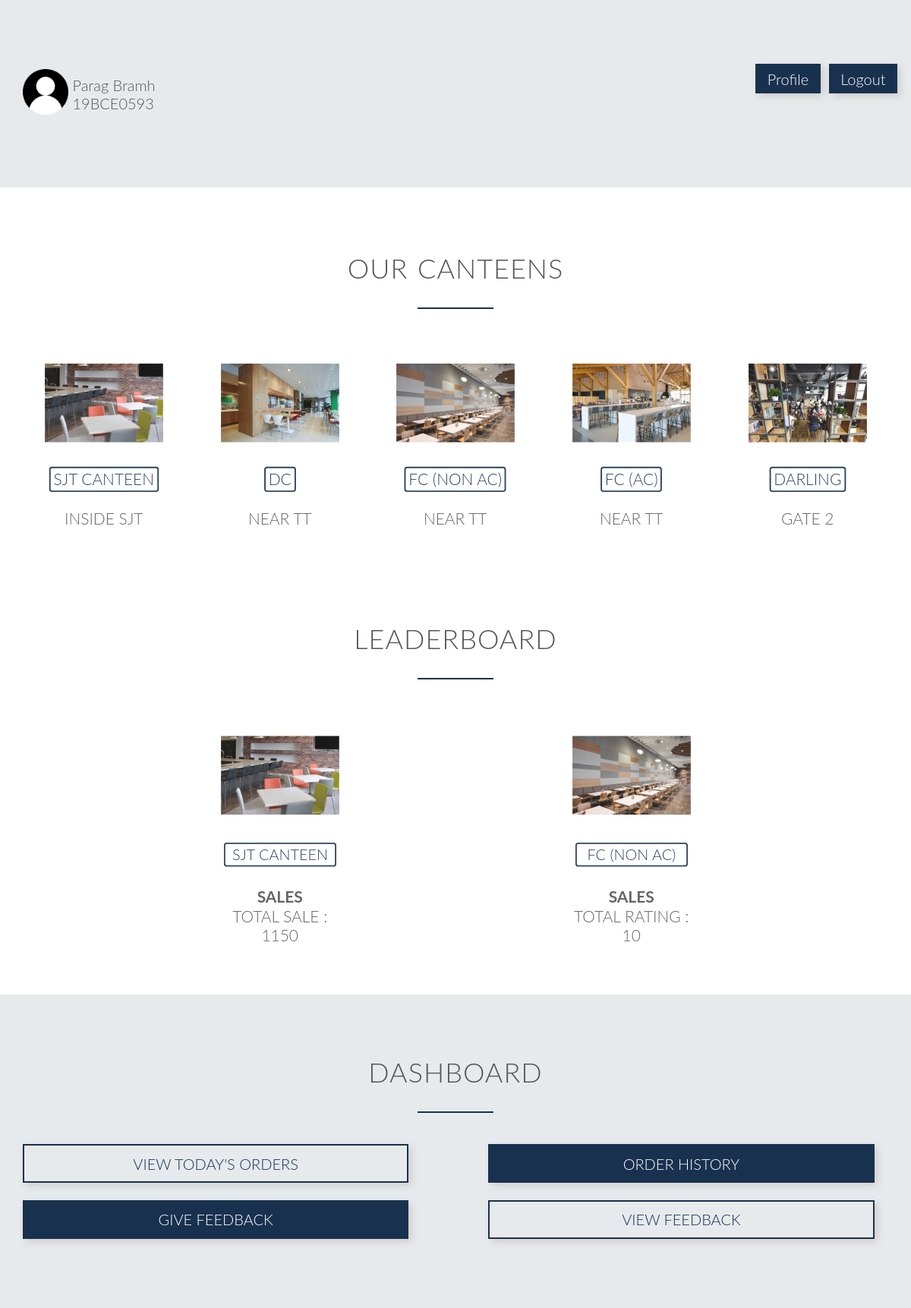
Page /homepage.php (signed in) on the committed database.
### tables this page shows
CREATE TABLE `customer` (
  `custid` varchar(10) NOT NULL,
  `name` varchar(25) DEFAULT NULL,
  `wallet` int(11) DEFAULT NULL,
  `hblock` varchar(2) DEFAULT NULL,
  `hroom` int(11) DEFAULT NULL,
  `phone` decimal(30,0) DEFAULT NULL
);

CREATE TABLE `canteen` (
  `cid` int(11) NOT NULL,
  `name` varchar(25) DEFAULT NULL,
  `location` varchar(10) DEFAULT NULL
);

### homepage.php (the view, shortened to what this page needs)
<!DOCTYPE html>
<?php
    include('sessioncust.php');
    $uname = $_SESSION['login_user'];
    $sql = "SELECT * from customer where custid='$uname'";
    $result = mysqli_query($db,$sql);
    $row = mysqli_fetch_array($result,MYSQLI_ASSOC);
?>
<html>
    <head>
        <link rel="stylesheet" type="text/css" href="css/style.css">
        <link rel="stylesheet" type="text/css" href="css/grid.css">
    </head>
    <body>
        <section class="section-plans">
            <div class="row">
                <div class="col span-10-of-12">
                    <img src="images/person.png" style="border-radius: 20%; width: 5vw;">
                    <div style="display: inline-block; vertical-align: super"><?php echo $row['name']?><br><?php echo $row['custid']?></div>
                </div>
                <div class="col span-1-of-12"><a style="text-decoration: none; background-color: #18314f; padding: 10% 20%; color: white; vertical-align: text-bottom; margin-top: 20%; margin-bottom: 20%; box-shadow: 4px 4px 10px rgba(72, 39, 10, 0.15)" href="profile.php">Profile</a></div>
                <div class="col span-1-of-12"><a style="text-decoration: none; background-color: #18314f; padding: 10% 20%; color: white; vertical-align: text-bottom; margin-top: 20%; margin-bottom: 20%; box-shadow: 4px 4px 10px rgba(72, 39, 10, 0.15)" href="index.php">Logout</a></div>
            </div>
        </section>
        <section class="section-cant" id="cities">
            <div class="row">
            <br><br><br>
                <h2>Our Canteens</h2>
            </div>
            <div class="row">
                <div class="col span-1-of-5 cities-box">
                   <img src="images/919.jpg"><br><br>
                    <h3><a href="alasjt.php" class="cant" style="text-decoration: none; border: 2px solid #18314f; border-radius: 4px; padding: 2px 4px;">SJT Canteen</a><br><br>Inside SJT</h3>
                </div>
                <div class="col span-1-of-5 cities-box">
                   <img src="images/943.jpg"><br><br>
                    <h3><a href="aladc.php" class="cant" style="text-decoration: none; border: 2px solid #18314f; border-radius: 4px; padding: 2px 4px;">DC</a><br><br>Near TT</h3>
                </div>
                <div class="col span-1-of-5 cities-box">
                   <img src="images/2015.jpg"><br><br>
                    <h3><a href="alanac.php" class="cant" style="text-decoration: none; border: 2px solid #18314f; border-radius: 4px; padding: 2px 4px;">FC (Non AC)</a><br><br>Near TT</h3>
                </div>
                <div class="col span-1-of-5 cities-box">
                   <img src="images/2038.jpg"><br><br>
                    <h3><a href="alaac.php" class="cant" style="text-decoration: none; border: 2px solid #18314f; border-radius: 4px; padding: 2px 4px;">FC (AC)</a><br><br>Near TT</h3>
                </div>
                <div class="col span-1-of-5 cities-box">
                    <img src="images/2299.jpg"><br><br>
                     <h3><a href="aladar.php" class="cant" style="text-decoration: none; border: 2px solid #18314f; border-radius: 4px; padding: 2px 4px;">Darling</a><br><br>Gate 2</h3>
                 </div>
            </div>
            <div class="row">
            <br><br><br>
                <h2>Leaderboard</h2>
            </div>
            <div class="row">
                <div class="col span-1-of-5">
                </div>
                <div class="col span-1-of-5 cities-box">
                    <?php
                        $best = "select cid, max(tot) from (select cid, sum(cost) as tot from ord group by cid) as T";
                        $res = mysqli_query($db,$best);
                        $ans = mysqli_fetch_array($res, MYSQLI_ASSOC);
                        $name = "select name from canteen where cid=".$ans['cid']."";
                        $res = mysqli_query($db,$name);
                        $nm = mysqli_fetch_array($res, MYSQLI_ASSOC);
                    ?>
                   <img src="images/<?php echo $ans['cid'] ?>.jpg"><br><br>
                    <h3><div class="cant" style="text-decoration: none; border: 2px solid #18314f; border-radius: 4px; padding: 2px 4px;"><?php echo $nm['name'] ?></div><br><strong>SALES</strong><br>Total Sale : <?php echo $ans['max(tot)'] ?></h3>
                </div>
                <div class="col span-1-of-5">
                </div>
                <div class="col span-1-of-5 cities-box">
                   <?php
                        $mrate = "select max(avrat) from (select cid, sum(rating)/count(cid) as avrat from feedback group by cid) as t";
                        $m = mysqli_query($db,$mrate);
                        $a = mysqli_fetch_array($m, MYSQLI_ASSOC);
                        $rate = "select cid, sum(rating)/count(cid) as avrat from feedback group by cid";
                        $res = mysqli_query($db,$rate);
                        while($ans = mysqli_fetch_array($res, MYSQLI_ASSOC)){
                            if($ans['avrat']==$a['max(avrat)']){
                                $cid = $ans['cid'];
                                $name = "select name from canteen where cid=".$ans['cid']."";
                                $r = mysqli_query($db,$name);
                                $nm = mysqli_fetch_array($r, MYSQLI_ASSOC);
                                break;
                            }
                        }
                    ?>
                   <img src="images/<?php echo $cid ?>.jpg"><br><br>
                    <h3><div class="cant" style="text-decoration: none; border: 2px solid #18314f; border-radius: 4px; padding: 2px 4px;"><?php echo $nm['name'] ?></div><br><strong>SALES</strong><br>Total Rating : <?php echo round($a['max(avrat)'],2) ?></h3>
                </div>
                <div class="col span-1-of-5">
                 </div>
            </div>
        </section>
        <section class="section-plans">
            <div class="row">
                <h2>DASHBOARD</h2>
            </div>
            <div class="row">
                <a style="text-decoration: none; color:#18314f;" href="stordstat.php">
                    <div class="col span-5-of-11" style="box-shadow: 4px 4px 10px rgba(72, 39, 10, 0.15); text-align: center; padding: 1%;border: 2px solid #18314f;">
                        VIEW TODAY'S ORDERS
                    </div>
                </a>
                <div class="col">&nbsp;&nbsp;&nbsp;&nbsp;&nbsp;&nbsp;&nbsp;&nbsp;&nbsp;&nbsp;&nbsp;&nbsp;&nbsp;&nbsp;&nbsp;&nbsp;</div>
                <a style="text-decoration: none; color: white;" href="stordview.php">
                    <div class="col span-5-of-11" style="box-shadow: 4px 4px 10px rgba(72, 39, 10, 0.15); text-align: center; padding: 1%;border: 2px solid #18314f;background-color: #18314f;">
                        ORDER HISTORY
                    </div>
                </a>
            </div>
            <div class="row">
                <a style="text-decoration: none; color: white;" href="givefeed.php">
                    <div class="col span-5-of-11" style="box-shadow: 4px 4px 10px rgba(72, 39, 10, 0.15); text-align: center; padding: 1%;border: 2px solid #18314f;background-color: #18314f;">
                        GIVE FEEDBACK
                    </div>
                </a>
                <div class="col">&nbsp;&nbsp;&nbsp;&nbsp;&nbsp;&nbsp;&nbsp;&nbsp;&nbsp;&nbsp;&nbsp;&nbsp;&nbsp;&nbsp;&nbsp;&nbsp;</div>
                <a style="text-decoration: none; color:#18314f;" href="viewfeed.php">
                    <div class="col span-5-of-11" style="box-shadow: 4px 4px 10px rgba(72, 39, 10, 0.15); text-align: center; padding: 1%;border: 2px solid #18314f;">
                        VIEW FEEDBACK
                    </div>
                </a>
            </div>
        </section>
   </body>
</html>

### css/style.css (style rules this page uses)
* { margin:0; padding: 0; -webkit-box-sizing: border-box; box-sizing: border-box; }
html, body { background-color: #fff; color: #555; font-family: 'Lato','Arial', sans-serif; font-weight: 300; font-size: 20px; text-rendering: optimizeLegibility; overflow-x: hidden; }
.row { max-width: 1140px; margin: 0 auto; }
section { padding: 80px 0px; }
h1, h2, h3 { font-weight: 300; text-transform: uppercase; }
h2 { font-size: 180%; word-spacing: 2px; text-align: center; margin-bottom: 30px; letter-spacing: 1px; }
h3 { font-size: 110%; margin-bottom: 15px; }
h2:after { display: block; height: 2px; background-color: #18314f; content: " "; width: 100px; margin: 0 auto; margin-top: 30px; }
.section-cant { padding: 1%; }
.cities-box img { width: 100%; height: auto; }
.cities-box h3 { padding-top: 10px; padding-bottom: 10px; text-align: center; margin:0; }
.cities-box div { padding-bottom: 10px; }
.cities-box { padding: 2%; -webkit-transform: scale(0.95); transform: scale(0.95); opacity: 0.9; border: 2px solid white; background-color: white; color:none; transition: transform 0.5s, opacity 0.5s, border 0.5s, color 0.5s; }
.cant { transform: scale(0.95); color: #18314f; transition: transform 0.5s, color 0.5s, background-color 0.5s; }
.section-plans { background-color: rgba(24, 49, 79, 0.1); }

### css/grid.css (style rules this page uses)
.row { zoom: 1; }
.row:before, .row:after { content:""; display:table; }
.row:after { clear:both; }
.col { display: block; float:left; margin: 1% 0 1% 1.6%; }
.col:first-child { margin-left: 0; }
.span-1-of-5 { width: 18.72%; }
.span-5-of-11 { width: 44.58%; }
.span-10-of-12 { width: 83.06%; }
.span-1-of-12 { width: 6.86%; }

### rows in the picture
customer: name "Parag Bramh", custid "19BCE0593"
canteen: name "SJT CANTEEN"
canteen: name "FC (NON AC)"

### other values in the picture
$ans['max(tot)'] "1150"
$a['max(avrat)'] "10"
